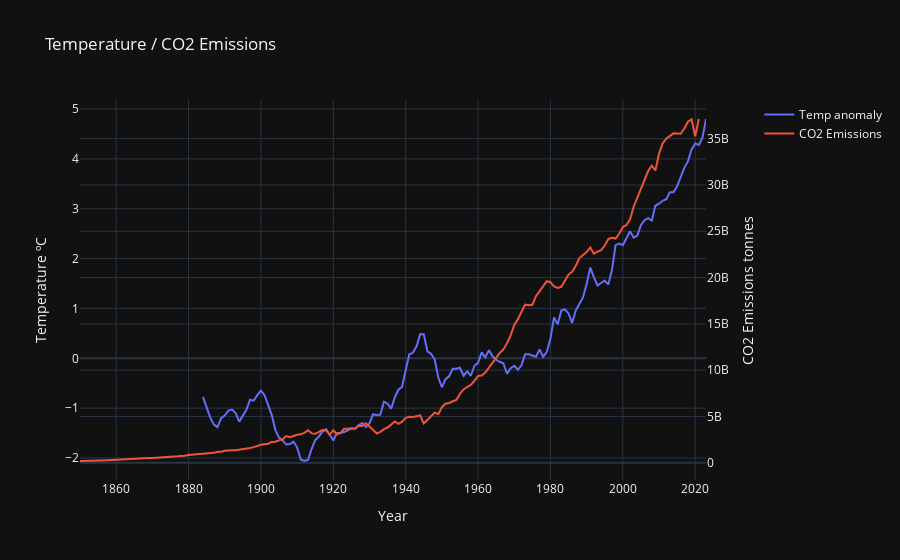

Source (notebook cell):
### Markdown cell above
### A dual axis chart

Putting both line charts into one figure

### Code cell
import plotly.graph_objects as go
from plotly.subplots import make_subplots

# Create figure with secondary y-axis
fig = make_subplots(specs=[[{"secondary_y": True}]])

# Add traces
fig.add_trace(
    go.Scatter(x=df['Year'], y=df['mov_avg'], name="Temp anomaly"),
    secondary_y=False,
)

fig.add_trace(
    go.Scatter(x=co2['Year'], y=co2['Annual CO₂ emissions'], name="CO2 Emissions"),
    secondary_y=True,
)

# Add figure title
fig.update_layout(
    title_text="Temperature / CO2 Emissions"
)

# Set x-axis title
fig.update_xaxes(title_text="Year")

# Set y-axes titles
fig.update_yaxes(title_text="Temperature ºC", secondary_y=False)
fig.update_yaxes(title_text="CO2 Emissions tonnes", secondary_y=True)
fig.update_layout(template='plotly_dark')

fig.show()

### Figure 1 — Plotly figure (JSON) as saved in the notebook; plotly's stock layout.template omitted (floating-point values rounded to 4 significant figures; data arrays with more than 128 entries replaced by an {"elided": "..."} marker saying what was removed)
{"data": [{"name": "Temp anomaly", "type": "scatter", "x": {"elided": "144 int values"}, "xaxis": "x", "y": {"elided": "144 float values"}, "yaxis": "y"}, {"name": "CO2 Emissions", "type": "scatter", "x": {"elided": "172 int values"}, "xaxis": "x", "y": {"elided": "172 int values"}, "yaxis": "y2"}], "layout": {"title": {"text": "Temperature / CO2 Emissions"}, "xaxis": {"anchor": "y", "domain": [0, 0.94], "title": {"text": "Year"}}, "yaxis": {"anchor": "x", "domain": [0, 1], "title": {"text": "Temperature ºC"}}, "yaxis2": {"anchor": "x", "overlaying": "y", "side": "right", "title": {"text": "CO2 Emissions tonnes"}}}}
